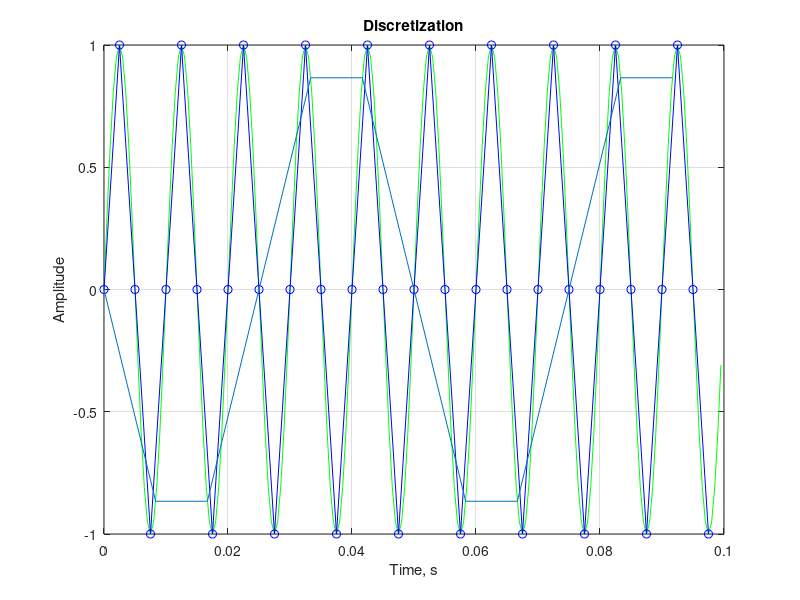

MATLAB code for this plot:
clear , clc, close all;

fs1 = 2000; 
fs2 = 400; 
fs3 = 120; 

T = 1;
ts1 = 0 : 1/fs1 : T-1/fs1;
ts2 = 0 : 1/fs2 : T-1/fs2;
ts3 = 0 : 1/fs3 : T-1/fs3;

x1 = sin(2*pi*100*ts1);
x2 = sin(2*pi*100*ts2);
x3 = sin(2*pi*100*ts3);

plot(ts1(1:200), x1(1:200),'-g',  ...
     ts2(1:40),  x2(1:40), '-bo',  ...
     ts3(1:12),  x3(1:12)),'-rx'; grid on
title('Discretization')
xlabel('Time, s')
ylabel('Amplitude')